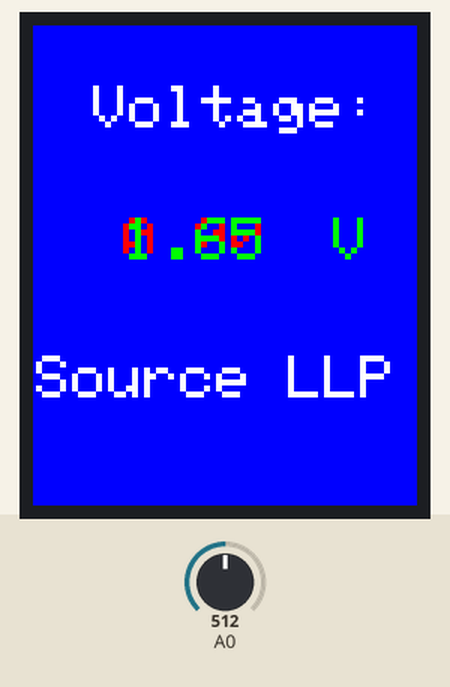
Simulated run of this sketch. Board: Arduino Uno, built with avr-gcc and run on an emulated ATmega328P. Parts: 128×160 colour display. The inputs (shaded band) are chosen by the test bench; at power-on: A0 = 512.

Above: at 1.3 s.
1.4 s: A0 set to 716
At 2.6 s:
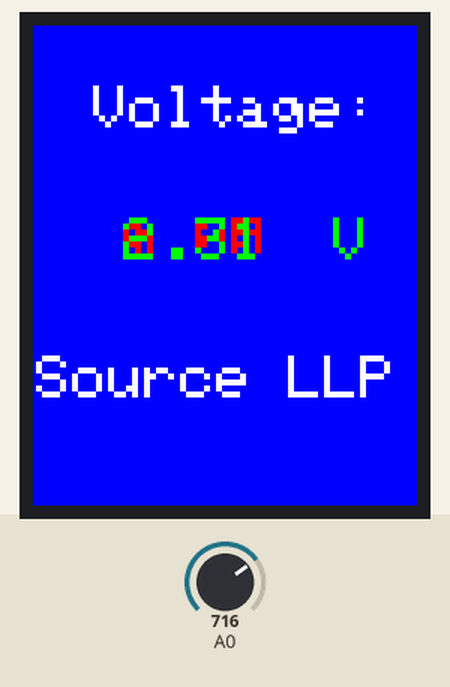
2.9 s: A0 set to 900
At 4.1 s:
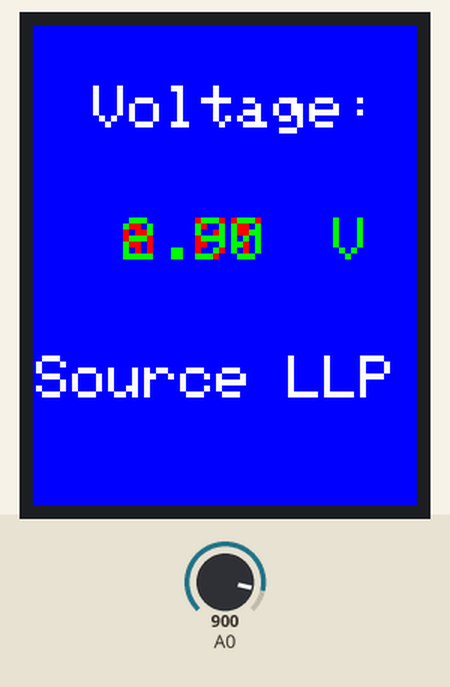
4.4 s: A0 set to 1023
At 5.5 s:
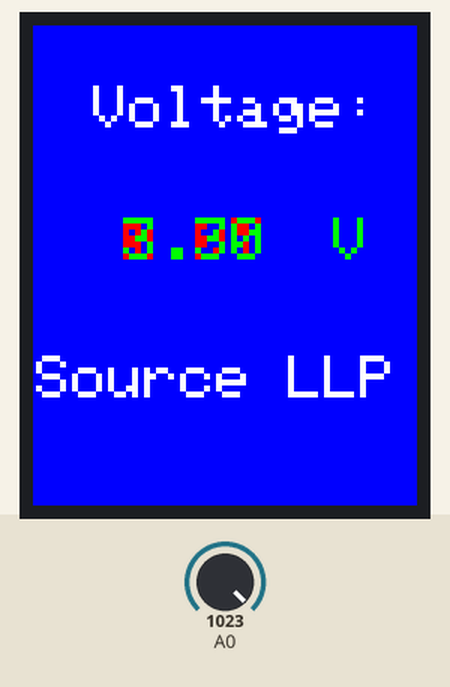
Timing chart, 0 to 7.4 s (numbered marks = the images above; inputs shaded):
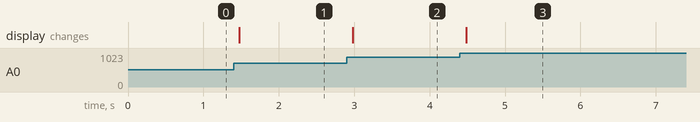

The sketch:

sketch_oct08a.ino
```cpp
// Adafruit and SPI libraries

#include <SPI.h>
#include <Adafruit_GFX.h>    // Core graphics library
#include <Adafruit_ST7735.h> // Hardware-specific library
#include <Adafruit_ST7789.h>

// Pins
#define TFT_DC 8
#define TFT_CS 10
#define TFT_RST 9
// Create ST7735 instance

Adafruit_ST7735 tft = Adafruit_ST7735(TFT_CS, TFT_DC, TFT_RST);

void  setup () {
   // TFT init
  Serial.begin(9600);
  tft.initR(INITR_GREENTAB);
//  tft.setRotation (); //Horizontal
  tft.fillScreen (ST7735_BLUE);
  tft.setTextColor (ST7735_WHITE);
  tft.setTextSize (2);
  // We write the text:
  tft. setCursor ( 20,20 );
  tft. print ( "Voltage:" );
  tft.setTextSize (2);
  tft.setTextColor (ST7735_WHITE);
  tft. setCursor (1,110);
  tft. print ( "Source LLP" );
  // We set it to a text size 2
  tft.setTextSize (2);
  tft.setTextColor (ST7735_GREEN);
  tft. setCursor (100,64);
  tft. print ( "V" );

}

float voltage = 0;
float voltageAnt = 0;
void  loop () {
   // We read the value of the
   voltage =  analogRead (A0) * (3.3 / 1023.0);
 // voltage voltage =  analogRead (A0) * (3.30 / 1023.00);
  if (voltage-voltageAnt> 0.01 || voltage-voltageAnt <-0.01)
  {
      tft.setTextColor (ST7735_RED);
      tft. setCursor (30,64);
      tft. print (voltageAnt);

      tft.setTextColor (ST7735_GREEN);
      tft. setCursor (30,64);
      tft. print (voltage);
      voltageAnt = voltage;

  }
  delay (100);
}
```

Measured:
- after the input at 1.4 s, the display: changes after 0.08 s (image 1)
- after the input at 2.9 s, the display: changes after 0.08 s (image 2)
- after the input at 4.4 s, the display: changes after 0.09 s (image 3)
